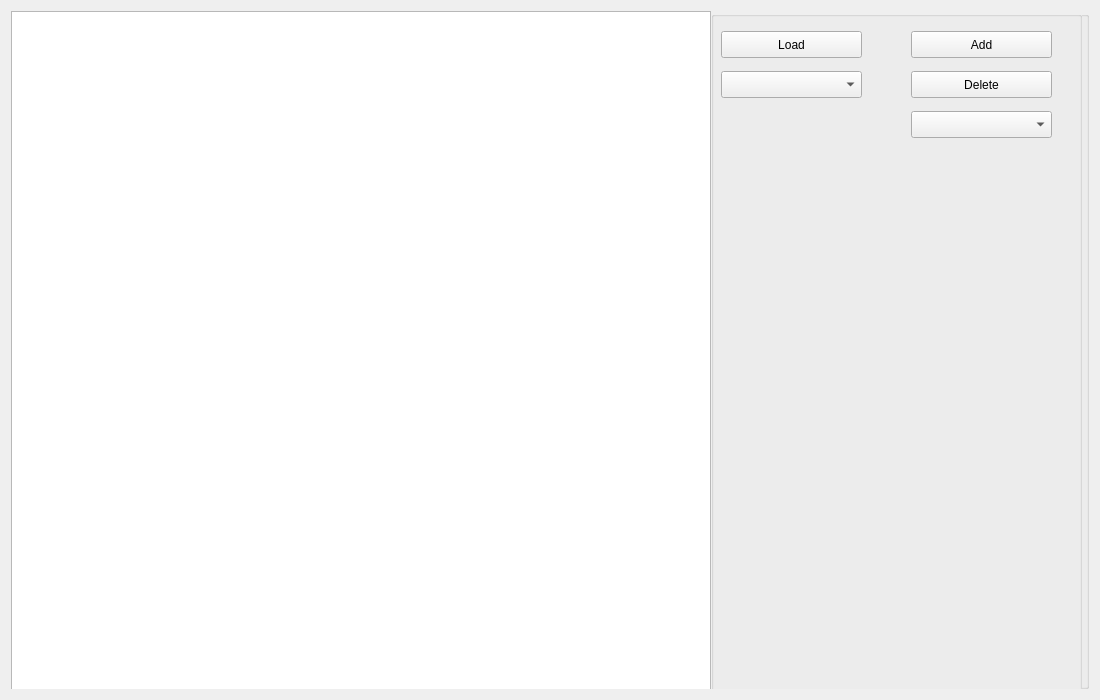
<?xml version="1.0" encoding="UTF-8"?>
<ui version="4.0">
 <class>Widget</class>
 <widget class="QWidget" name="Widget">
  <property name="geometry">
   <rect>
    <x>0</x>
    <y>0</y>
    <width>1100</width>
    <height>700</height>
   </rect>
  </property>
  <property name="windowTitle">
   <string>Widget</string>
  </property>
  <layout class="QGridLayout" name="gridLayout">
   <item row="0" column="0">
    <widget class="QGroupBox" name="groupBox">
     <property name="title">
      <string/>
     </property>
     <widget class="QGroupBox" name="groupBox_2">
      <property name="geometry">
       <rect>
        <x>700</x>
        <y>0</y>
        <width>371</width>
        <height>700</height>
       </rect>
      </property>
      <property name="autoFillBackground">
       <bool>true</bool>
      </property>
      <property name="title">
       <string/>
      </property>
      <widget class="QPushButton" name="LoadButton">
       <property name="geometry">
        <rect>
         <x>10</x>
         <y>20</y>
         <width>141</width>
         <height>27</height>
        </rect>
       </property>
       <property name="text">
        <string>Load</string>
       </property>
      </widget>
      <widget class="QPushButton" name="AddButton">
       <property name="geometry">
        <rect>
         <x>200</x>
         <y>20</y>
         <width>141</width>
         <height>27</height>
        </rect>
       </property>
       <property name="text">
        <string>Add</string>
       </property>
      </widget>
      <widget class="QPushButton" name="DeleteButton">
       <property name="geometry">
        <rect>
         <x>200</x>
         <y>60</y>
         <width>141</width>
         <height>27</height>
        </rect>
       </property>
       <property name="text">
        <string>Delete</string>
       </property>
      </widget>
      <widget class="QComboBox" name="ModelBox">
       <property name="geometry">
        <rect>
         <x>10</x>
         <y>60</y>
         <width>141</width>
         <height>27</height>
        </rect>
       </property>
      </widget>
      <widget class="QComboBox" name="CameraBox">
       <property name="geometry">
        <rect>
         <x>200</x>
         <y>100</y>
         <width>141</width>
         <height>27</height>
        </rect>
       </property>
      </widget>
     </widget>
     <widget class="QGraphicsView" name="Canvas">
      <property name="geometry">
       <rect>
        <x>0</x>
        <y>0</y>
        <width>700</width>
        <height>700</height>
       </rect>
      </property>
      <property name="toolTip">
       <string/>
      </property>
      <property name="statusTip">
       <string/>
      </property>
      <property name="verticalScrollBarPolicy">
       <enum>Qt::ScrollBarAlwaysOff</enum>
      </property>
     </widget>
    </widget>
   </item>
  </layout>
 </widget>
 <layoutdefault spacing="6" margin="11"/>
 <resources/>
 <connections/>
</ui>
